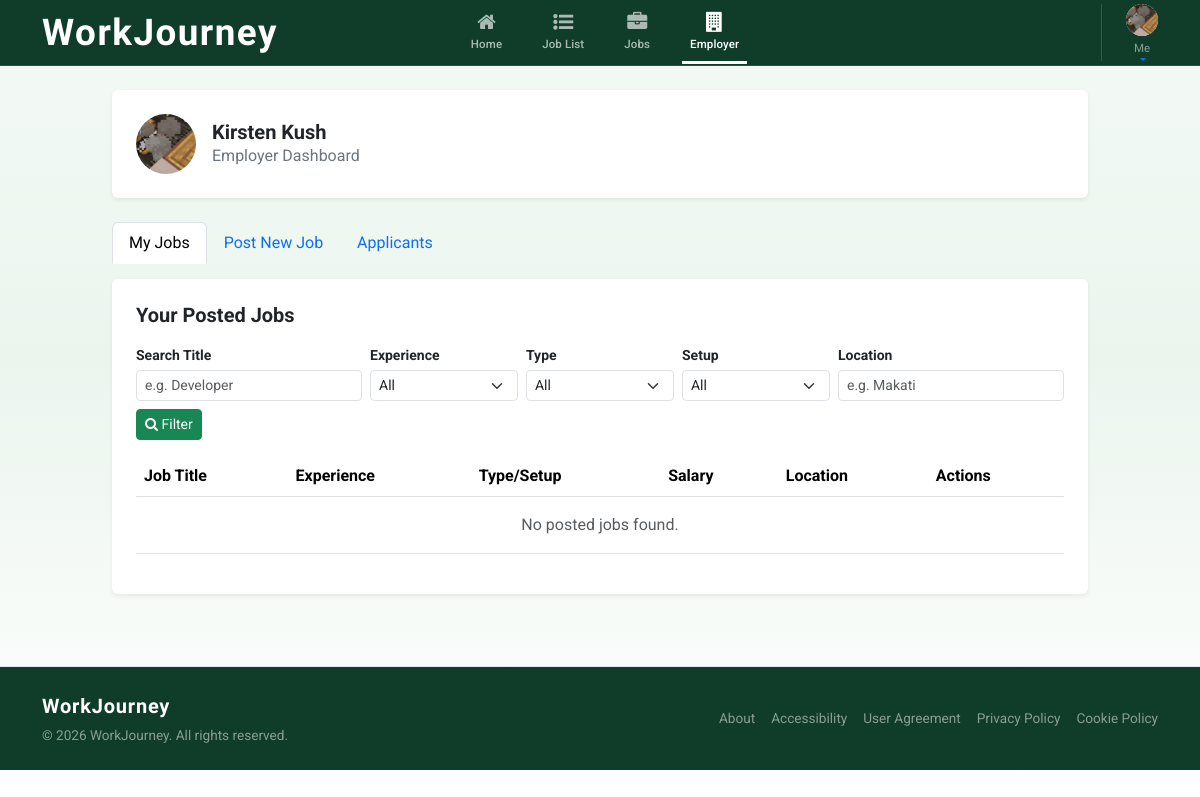
The app's page /pages/employer.php (signed in) with its own data.
### tables this page shows
CREATE TABLE `users` (
  `UserID` int(11) NOT NULL,
  `FullName` varchar(100) NOT NULL,
  `Email` varchar(150) NOT NULL,
  `Password` varchar(255) NOT NULL,
  `Usertype` varchar(255) NOT NULL,
  `Location` varchar(200) DEFAULT NULL,
  `JobTitle` varchar(100) DEFAULT NULL,
  `CompanyName` varchar(255) DEFAULT NULL,
  `ContactNumber` varchar(20) DEFAULT NULL,
  `ProfileImagePath` varchar(255) DEFAULT NULL
);

### pages/employer.php (the view, shortened to what the rows shown need)
<?php
require_once '../classes/UserClass.php';
$user = UserClass::getUserById($_SESSION['user_id']);
$activeTab = $_GET['tab'] ?? 'manageJobs';
?>
<!DOCTYPE html>
<html lang="en">
<head>
    <link href="https://cdn.jsdelivr.net/npm/bootstrap@5.3.3/dist/css/bootstrap.min.css" rel="stylesheet" />
    <link rel="stylesheet" type="text/css" href="https://cdnjs.cloudflare.com/ajax/libs/font-awesome/4.7.0/css/font-awesome.min.css">
    <link href="styles.css" rel="stylesheet" />
</head>
<body class="home-page-body">
    <nav class="navbar navbar-expand-lg bg-green border-bottom sticky-top py-0">
        <div class="container">
            <div class="collapse navbar-collapse" id="navbarNav">
                <div class="navbar-nav ms-auto align-items-center border-start-lg ps-lg-4 py-2 py-lg-0">
                    <div class="dropdown">
                        <a class="d-flex flex-column align-items-center text-center text-decoration-none dropdown-toggle nav-link-profile" href="#" role="button" data-bs-toggle="dropdown" aria-expanded="false">
                            <div class="avatar-sm mb-1 d-flex align-items-center justify-content-center overflow-hidden" style="width: 32px; height: 32px; border-radius: 50%; background: #eee;">
                                <?php if (!empty($user['ProfileImagePath']) && file_exists("../uploads/profile_img/" . $user['ProfileImagePath'])): ?>
                                    <img src="../uploads/profile_img/<?= htmlspecialchars($user['ProfileImagePath']) ?>" style="width:100%; height:100%; object-fit:cover;">
                                <?php else: ?>
                                    <span class="text-secondary fw-bold"><?= substr($user['FullName'], 0, 1) ?></span>
                                <?php endif; ?>
                            </div>
                        </a>
                    </div>
                </div>
            </div>
        </div>
    </nav>
    <main class="page-shell">
        <div class="container py-4" style="max-width: 1000px;">
            <div class="card p-4 mb-4 border-0 shadow-sm">
                <div class="d-flex align-items-center gap-3">
                    <div class="d-flex align-items-center justify-content-center overflow-hidden" style="width: 60px; height: 60px; border-radius: 50%; background: #eee;">
                        <?php if (!empty($user['ProfileImagePath']) && file_exists("../uploads/profile_img/" . $user['ProfileImagePath'])): ?>
                            <img src="../uploads/profile_img/<?= htmlspecialchars($user['ProfileImagePath']) ?>" style="width:100%; height:100%; object-fit:cover;">
                        <?php else: ?>
                            <span class="text-secondary fw-bold fs-4"><?= substr($user['FullName'], 0, 1) ?></span>
                        <?php endif; ?>
                    </div>
                    <div>
                        <h2 class="h5 mb-0 fw-bold"><?= htmlspecialchars($user['FullName']) ?></h2>
                        <p class="text-secondary mb-0">Employer Dashboard</p>
                    </div>
                </div>
            </div>
            <div class="tab-content card p-4 border-0 shadow-sm">
                <div class="tab-pane fade <?= $activeTab === 'manageJobs' ? 'show active' : '' ?>" id="manageJobs">
                  <div class="table-responsive">
    <table class="table table-hover align-middle">
        <thead>
            <tr>
                <th>Job Title</th>
                <th>Experience</th>
                <th>Type/Setup</th>
                <th>Salary</th>
                <th>Location</th>
                <th>Actions</th>
            </tr>
        </thead>
    </table>
</div>
            </div>
            </div>
        </div>
    </main>
</body>
</html>

### records on screen
users: ProfileImagePath (picture), FullName "Kirsten Kush"
